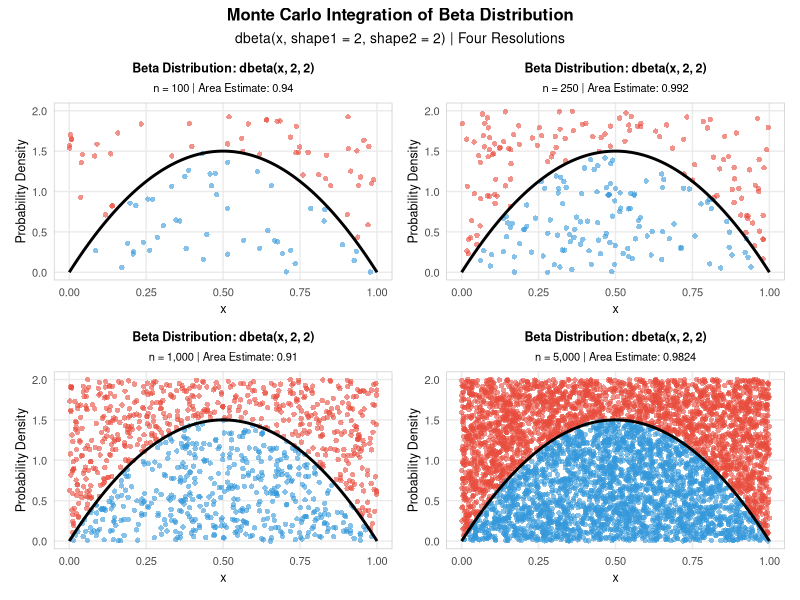
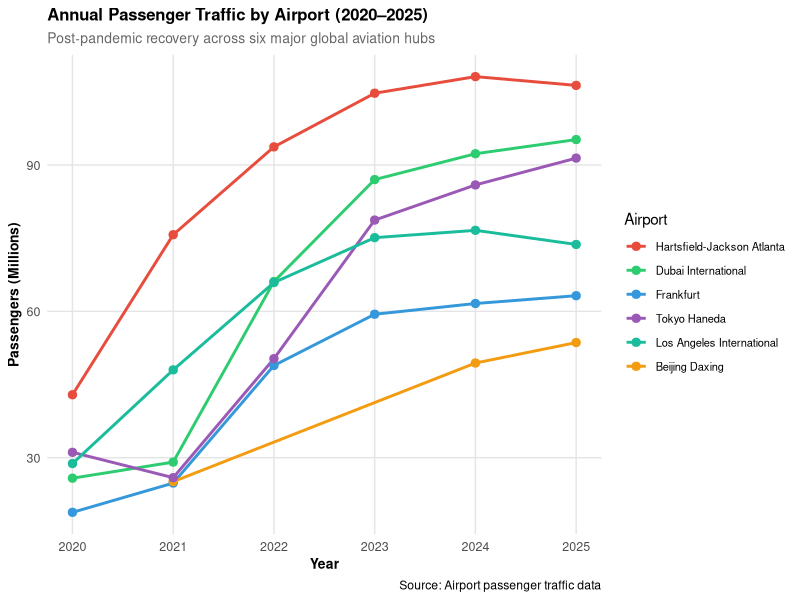

The R script that drew these images, in order:
## ---- chunk 1
knitr::opts_chunk$set(echo = FALSE, message = FALSE, warning = FALSE)
library(tidyverse)
library(patchwork)
library(knitr)
library(kableExtra)
## ---- chunk 2
monte_carlo_simulate <- function(n_samples, x_min, x_max, y_min, y_max, func) {
  coordinates <- tibble(
    x = runif(n_samples, min = x_min, max = x_max),
    y = runif(n_samples, min = y_min, max = y_max)
  )
  simulation <- coordinates %>%
    mutate(
      function_value = func(x),
      is_above_function = y > function_value
    )
  rectangle_area <- (x_max - x_min) * (y_max - y_min)
  points_below <- sum(!simulation$is_above_function)
  total_points <- nrow(simulation)
  estimated_area <- rectangle_area * (points_below / total_points)
  percent_below <- (points_below / total_points) * 100
  simulation <- simulation %>%
    mutate(
      n_samples = n_samples,
      x_min = x_min, x_max = x_max,
      y_min = y_min, y_max = y_max,
      rectangle_area = rectangle_area,
      estimated_area = estimated_area,
      points_below = points_below,
      percent_below = percent_below
    )
  return(simulation)
}

plot_monte_carlo_beta <- function(simulation_data, shape1_param, shape2_param,
                                   x_min, x_max, y_min, y_max) {
  area_estimate <- simulation_data$estimated_area[1]
  n_samples <- simulation_data$n_samples[1]
  plot_data <- simulation_data %>% select(x, y, function_value, is_above_function)
  x_curve <- seq(x_min, x_max, length.out = 1000)
  curve_data <- tibble(
    x = x_curve,
    y = dbeta(x_curve, shape1 = shape1_param, shape2 = shape2_param)
  )
  ggplot() +
    geom_point(data = plot_data %>% filter(is_above_function),
               aes(x = x, y = y), color = "#E74C3C", alpha = 0.6, size = 1.5, shape = 16) +
    geom_point(data = plot_data %>% filter(!is_above_function),
               aes(x = x, y = y), color = "#3498DB", alpha = 0.6, size = 1.5, shape = 16) +
    geom_line(data = curve_data, aes(x = x, y = y), color = "black", linewidth = 1.0) +
    labs(
      title = "Beta Distribution: dbeta(x, 2, 2)",
      subtitle = paste("n =", format(n_samples, big.mark = ","),
                       "| Area Estimate:", round(area_estimate, 6)),
      x = "x", y = "Probability Density"
    ) +
    theme_minimal() +
    theme(
      plot.title = element_text(face = "bold", size = 9, hjust = 0.5),
      plot.subtitle = element_text(size = 8, hjust = 0.5),
      axis.text = element_text(size = 8),
      axis.title = element_text(size = 9),
      panel.grid.minor = element_blank(),
      panel.border = element_rect(color = "gray80", fill = NA)
    ) +
    xlim(x_min, x_max) + ylim(y_min, y_max)
}

shape1_param <- 2; shape2_param <- 2
x_min <- 0; x_max <- 1; y_min <- 0; y_max <- 2

set.seed(42)
sim_100  <- monte_carlo_simulate(100,  x_min, x_max, y_min, y_max,
                                  function(x) dbeta(x, shape1=shape1_param, shape2=shape2_param))
sim_250  <- monte_carlo_simulate(250,  x_min, x_max, y_min, y_max,
                                  function(x) dbeta(x, shape1=shape1_param, shape2=shape2_param))
sim_1000 <- monte_carlo_simulate(1000, x_min, x_max, y_min, y_max,
                                  function(x) dbeta(x, shape1=shape1_param, shape2=shape2_param))
sim_5000 <- monte_carlo_simulate(5000, x_min, x_max, y_min, y_max,
                                  function(x) dbeta(x, shape1=shape1_param, shape2=shape2_param))

plot_100  <- plot_monte_carlo_beta(sim_100,  shape1_param, shape2_param, x_min, x_max, y_min, y_max)
plot_250  <- plot_monte_carlo_beta(sim_250,  shape1_param, shape2_param, x_min, x_max, y_min, y_max)
plot_1000 <- plot_monte_carlo_beta(sim_1000, shape1_param, shape2_param, x_min, x_max, y_min, y_max)
plot_5000 <- plot_monte_carlo_beta(sim_5000, shape1_param, shape2_param, x_min, x_max, y_min, y_max)
## ---- chunk 3
small_multiple <- plot_100 + plot_250 + plot_1000 + plot_5000 +
  plot_layout(nrow = 2, ncol = 2) +
  plot_annotation(
    title = "Monte Carlo Integration of Beta Distribution",
    subtitle = "dbeta(x, shape1 = 2, shape2 = 2) | Four Resolutions",
    theme = theme(
      plot.title = element_text(size = 12, face = "bold", hjust = 0.5),
      plot.subtitle = element_text(size = 10, hjust = 0.5)
    )
  )
print(small_multiple)
## ---- chunk 4
summary_results <- tibble(
  `Sample Size` = c(100, 250, 1000, 5000),
  `Area Estimate` = c(sim_100$estimated_area[1], sim_250$estimated_area[1],
                      sim_1000$estimated_area[1], sim_5000$estimated_area[1]),
  `Points Below Curve` = c(sim_100$points_below[1], sim_250$points_below[1],
                            sim_1000$points_below[1], sim_5000$points_below[1]),
  `Percentage Below (%)` = c(sim_100$percent_below[1], sim_250$percent_below[1],
                              sim_1000$percent_below[1], sim_5000$percent_below[1])
)

knitr::kable(summary_results, digits = 4,
             caption = "Monte Carlo Integration Results by Sample Size",
             booktabs = TRUE) %>%
  kable_styling(latex_options = c("striped", "hold_position"), font_size = 10)
## ---- chunk 5
years <- c(2020, 2021, 2022, 2023, 2024, 2025)
ATL <- c(42.9, 75.7, 93.7, 104.7, 108.1, 106.3)
FRA <- c(18.8, 24.8, 48.9, 59.4, 61.6, 63.2)
PKX <- c(NA, 25.1, NA, NA, 49.4, 53.6)
DXB <- c(25.8, 29.1, 66.1, 87.0, 92.3, 95.2)
HND <- c(31.1, 25.9, 50.3, 78.7, 85.9, 91.4)
LAX <- c(28.8, 48.0, 65.9, 75.1, 76.6, 73.7)

airports_df <- data.frame(Year=years, ATL=ATL, FRA=FRA, PKX=PKX,
                           DXB=DXB, HND=HND, LAX=LAX)

airport_names <- c("ATL"="Hartsfield-Jackson Atlanta","FRA"="Frankfurt",
                   "PKX"="Beijing Daxing","DXB"="Dubai International",
                   "HND"="Tokyo Haneda","LAX"="Los Angeles International")

airports_long <- airports_df %>%
  pivot_longer(cols=-Year, names_to="Airport", values_to="Passengers") %>%
  mutate(Airport_Full = airport_names[Airport])
## ---- chunk 6
summary_data <- airports_long %>%
  filter(!is.na(Passengers)) %>%
  group_by(Airport_Full) %>%
  summarize(
    `Min` = min(Passengers, na.rm=TRUE),
    `Max` = max(Passengers, na.rm=TRUE),
    `Average` = round(mean(Passengers, na.rm=TRUE), 1),
    `2020` = first(Passengers),
    `2025` = last(Passengers),
    `Growth (%)` = round(((last(Passengers)-first(Passengers))/first(Passengers)*100), 1),
    .groups='drop'
  ) %>%
  arrange(desc(Average)) %>%
  rename(Airport = Airport_Full)

knitr::kable(summary_data, digits=1,
             caption="Summary Statistics by Airport (2020–2025), passengers in millions",
             booktabs=TRUE) %>%
  kable_styling(latex_options=c("striped","hold_position","scale_down"), font_size=9)
## ---- chunk 7
table_data <- airports_df %>%
  mutate(
    Avg = round(rowMeans(select(., -Year), na.rm=TRUE), 1),
    Total = round(rowSums(select(., -Year), na.rm=TRUE), 1)
  )

knitr::kable(table_data, digits=1,
             caption="Annual Passenger Traffic (Millions) by Airport, 2020–2025",
             col.names=c("Year","ATL","FRA","PKX","DXB","HND","LAX","Avg","Total"),
             align="c", booktabs=TRUE) %>%
  kable_styling(latex_options=c("striped","hold_position","scale_down"), font_size=9) %>%
  column_spec(1, bold=TRUE)
## ---- chunk 8
plot_data <- airports_long %>% filter(!is.na(Passengers))
colors <- c("ATL"="#e74c3c","FRA"="#3498db","PKX"="#f39c12",
            "DXB"="#2ecc71","HND"="#9b59b6","LAX"="#1abc9c")

ggplot(plot_data, aes(x=Year, y=Passengers, color=Airport, group=Airport)) +
  geom_line(linewidth=1) +
  geom_point(size=2.5) +
  scale_color_manual(values=colors, labels=airport_names, name="Airport") +
  scale_x_continuous(breaks=years) +
  labs(
    title="Annual Passenger Traffic by Airport (2020–2025)",
    subtitle="Post-pandemic recovery across six major global aviation hubs",
    x="Year", y="Passengers (Millions)",
    caption="Source: Airport passenger traffic data"
  ) +
  theme_minimal() +
  theme(
    plot.title=element_text(size=12, face="bold"),
    plot.subtitle=element_text(size=10, color="gray40"),
    legend.position="right",
    legend.text=element_text(size=8),
    panel.grid.major=element_line(color="gray90"),
    panel.grid.minor=element_blank(),
    axis.text=element_text(size=9),
    axis.title=element_text(size=10, face="bold")
  )
